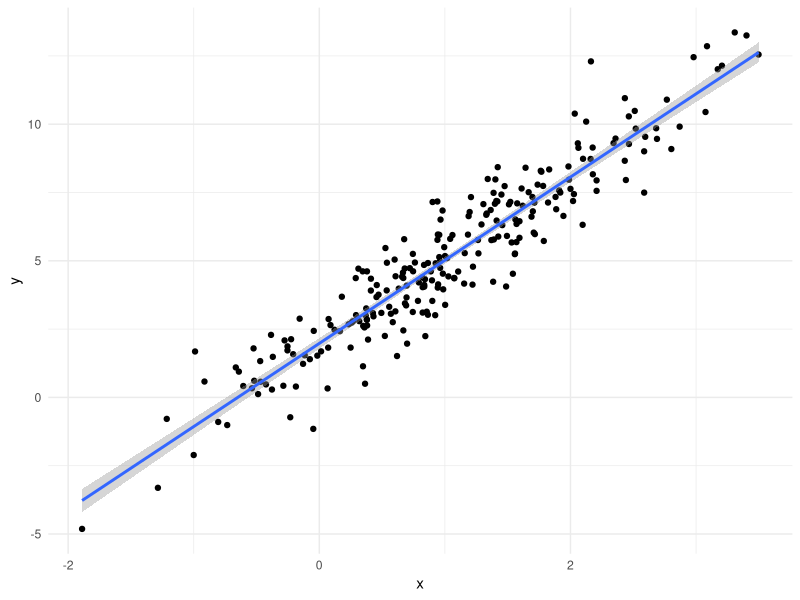
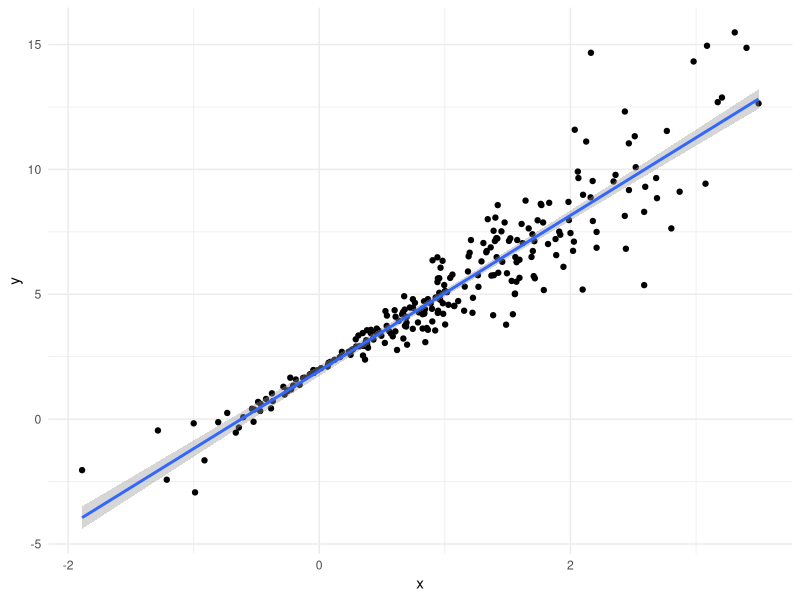
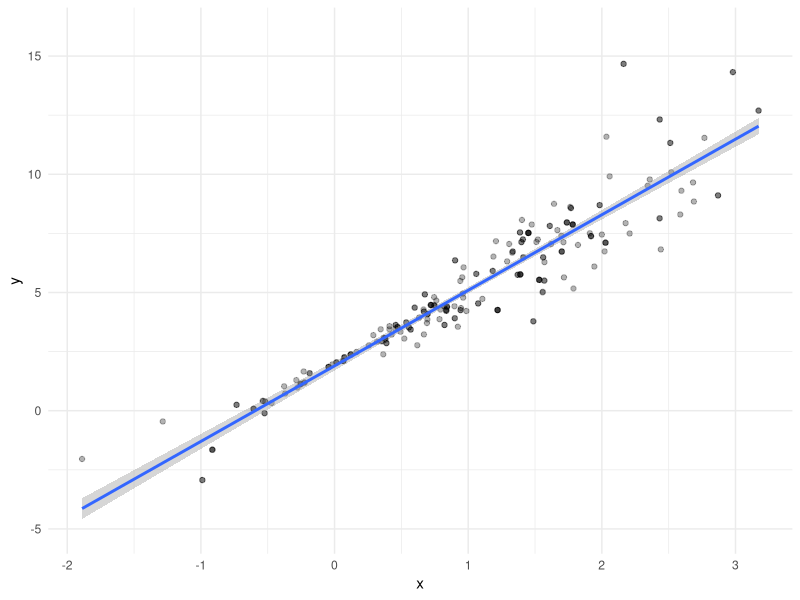
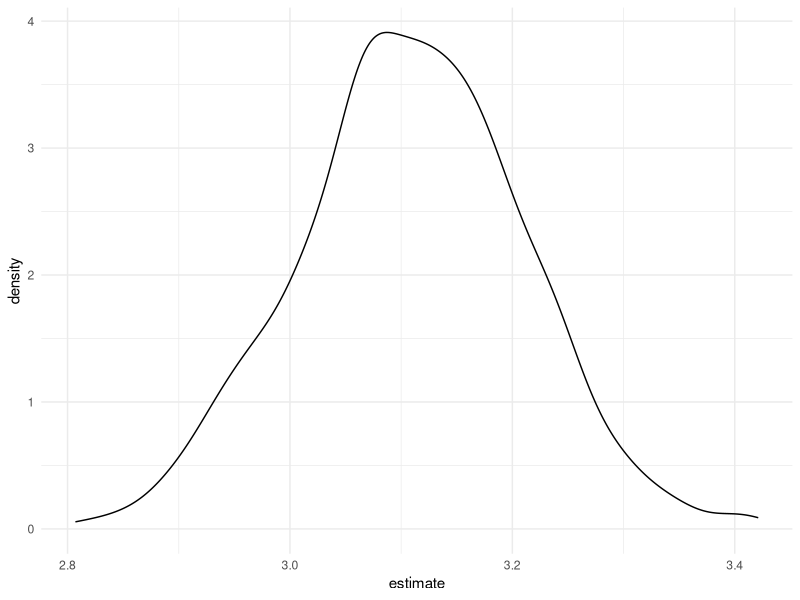

These figures' R source, in order:
## ---- chunk 1
library(tidyverse)
library(modelr)
library(mgcv)

knitr::opts_chunk$set(
  fig.width = 6,
  fig.asp = .6,
  out.width = "90%"
)


theme_set(theme_minimal()+theme(legend.position = "bottom"))

options(
  ggplot2.continuous.colur = "viridis",
  ggplot2.continuous.fill = "viridis"
)

scale_colour_discrete = scale_colour_viridis_d
scale_fill_discrete = scale_fill_viridis_d


set.seed(1)
## ---- chunk 2
n_samp = 250

sim_df_const = 
  tibble(
    x = rnorm(n_samp, 1, 1),
    error = rnorm(n_samp, 0, 1),
    y = 2 + 3 * x + error
  )

sim_df_nonconst = sim_df_const %>% 
  mutate(
  error = error * .75 * x,
  y = 2 + 3 * x + error
)
## ---- chunk 3

sim_df_const %>% 
  ggplot(aes(x = x, y = y))+
  geom_point()+
  geom_smooth(method = "lm")


sim_df_nonconst %>% 
  ggplot(aes(x = x, y = y))+
  geom_point()+
  geom_smooth(method = "lm")

## ---- chunk 4
lm(y ~ x, data = sim_df_const) %>% broom::tidy()
lm(y ~ x, data = sim_df_nonconst) %>% broom::tidy()
## ---- chunk 5
boot_sample = function(df) {
  
  sample_frac(df, replace = TRUE) %>% 
    arrange(x)
  
}
## ---- chunk 6
boot_sample(sim_df_nonconst) %>% 
  ggplot(aes(x = x, y = y))+
  geom_point(alpha = .3)+
  geom_smooth(method = "lm") +
  ylim(-5, 16)
## ---- chunk 7
boot_sample(sim_df_nonconst) %>% 
  lm(y ~ x, data = .) %>% 
  broom::tidy()
## ---- chunk 8
boot_straps = 
  tibble(
    strap_number = 1:1000,
    strap_sample = rerun(1000, boot_sample(sim_df_nonconst)
  ))
## ---- chunk 9
boot_results = 
  boot_straps %>% 
  mutate(
    models = map(.x = strap_sample, ~lm(y ~ x, data = .x)),
    results = map(models, broom::tidy)
  ) %>% 
  select(strap_number, results) %>% 
  unnest(results)
## ---- chunk 10
boot_results %>% 
  group_by(term) %>% 
  summarize(
    mean_est = mean(estimate),
    sd_est = sd(estimate)
  )
## ---- chunk 11
boot_results %>%
  filter(term == "x") %>% 
  ggplot(aes(x = estimate))+
  geom_density()
## ---- chunk 12
boot_results %>% 
  group_by(term) %>% 
  summarize(
    ci_lower = quantile(estimate, 0.025),
    ci_upper = quantile(estimate, 0.975)
  )
## ---- chunk 13
sim_df_nonconst %>% 
  bootstrap(1000, id = "strap_number") %>% 
  mutate(
    models = map(.x = strap, ~lm(y ~ x, data = .x)),
    results = map(models, broom::tidy)
  ) %>% 
  select(strap_number, results) %>% 
  unnest(results) %>% 
  group_by(term) %>% 
  summarize(
    mean_est = mean(estimate),
    sd_est = sd(estimate)
  )

## ---- chunk 14
sim_df_const %>% 
  bootstrap(1000, id = "strap_number") %>% 
  mutate(
    models = map(.x = strap, ~lm(y ~ x, data = .x)),
    results = map(models, broom::tidy)
  ) %>% 
  select(strap_number, results) %>% 
  unnest(results) %>% 
  group_by(term) %>% 
  summarize(
    mean_est = mean(estimate),
    sd_est = sd(estimate)
  )
